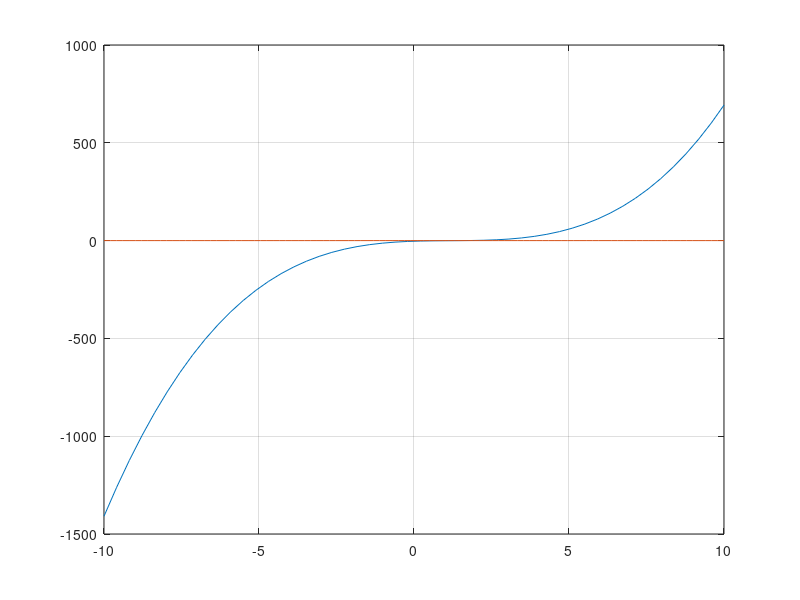

The MATLAB source for this figure:
P = [1,-3.55, 5.1, -3.1];
x = linspace(-10,10,50);
F = polyval(P,x);
plot(x,F);
grid on;
hold on;
R = roots(P);
x1 = 0;
y = linspace(-10, 10,100);
F1 = polyval(x1,y);
plot(y,F1);
disp(R);
